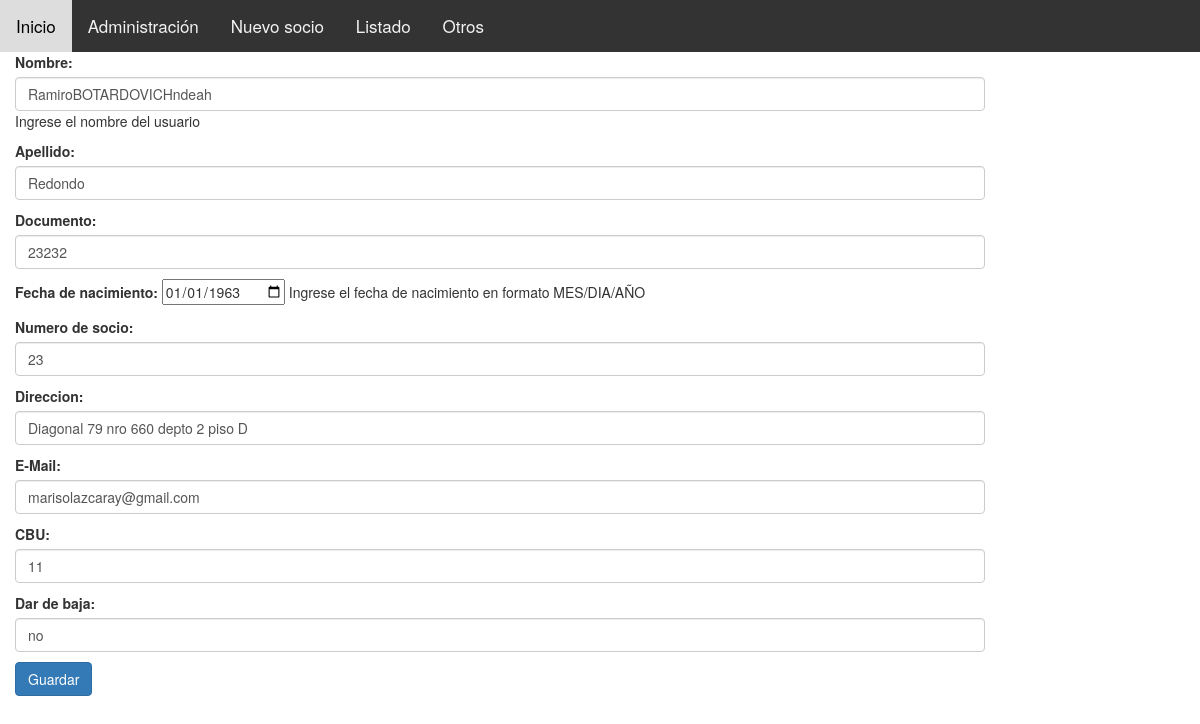
/sistemasocioscap/editar/21/, run on the app's committed database.
### sistemasocioscap/models.py (models this page shows)
class Socio (models.Model):
	dni = models.IntegerField ()
	nombre = models.CharField(max_length= 200, help_text="Ingrese el nombre del usuario")
	apellido = models.CharField (max_length = 200)
	fecha_nacimiento = models.DateField(help_text="Ingrese el fecha de nacimiento en formato MES/DIA/AÑO")
	nrosocio = models.IntegerField ()
	direccion = models.CharField (max_length = 200)
	mail = models.EmailField(max_length=254, null=True)
	cbu = models.IntegerField (null=True)
	dar_baja = models.CharField(max_length=32,choices=[('si', 'Si'),('no', 'No')], default="",null = True, blank=True)
  	def get_absolute_url(self):
    		return reverse ('socio-detail', args=[str(self.id)])

### sistemasocioscap/views.py (the view)
# urls.py: url(r'^editar/(?P<pk>\d+)/$', SocioUpdate.as_view(), name='socio_editar'),
class SocioUpdate(UpdateView):
    model = Socio
    form_class = SocioForm
    template_name = 'socio_form.html'
    success_url = reverse_lazy('listado_socios')

### sistemasocioscap/forms.py
class SocioForm(forms.ModelForm):
	class Meta:
		model = Socio
		fields = [
			'nombre',
			'apellido',
			'dni',
			'fecha_nacimiento',
			'nrosocio',
			'direccion',
			'mail',
			'cbu',
			'dar_baja',
		]
		labels = {
			'nombre': 'Nombre',
			'apellido': 'Apellido',
			'dni': 'Documento',
			'fecha_nacimiento': 'Fecha de nacimiento',
			'nrosocio': 'Numero de socio',
			'direccion':'Direccion',
			'mail': 'E-Mail',
			'cbu':'CBU',
			'dar_baja': 'Dar de baja',
		}
		widgets = {
			'nombre': forms.TextInput(attrs={'class':'form-control'}),
			'apellido': forms.TextInput(attrs={'class':'form-control'}),
			'dni': forms.TextInput(attrs={'class':'form-control'}),
			'fecha_nacimiento': DateInput(),
			'nrosocio': forms.TextInput(attrs={'class':'form-control'}),
			'direccion': forms.TextInput(attrs={'class':'form-control'}),
			'mail': forms.TextInput(attrs={'class':'form-control'}),
			'cbu': forms.TextInput(attrs={'class':'form-control'}),
			'dar_baja': forms.TextInput(attrs={'class':'form-control'}),
		}

### sistemasocioscap/templates/socio_form.html (shortened to what this page needs)
{% extends "base_generic.html" %}
{% block content %}
<form method="post">
	{{ form.as_p }}
	<button class="btn btn-primary" type="submit">Guardar</button>
</form>
{% endblock %}

### data on the page
Socio: nombre "RamiroBOTARDOVICHndeah", apellido "Redondo", dni "23232", fecha_nacimiento "01/01/1963", nrosocio "23", direccion "Diagonal 79 nro 660 depto 2 piso D", mail "marisolazcaray@gmail.com", cbu "11", dar_baja "no"
